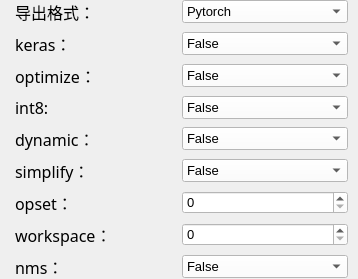
          <widget class="QWidget" name="scrollAreaWidgetContents_5">
           <property name="geometry">
            <rect>
             <x>0</x>
             <y>0</y>
             <width>358</width>
             <height>246</height>
            </rect>
           </property>
           <layout class="QGridLayout" name="gridLayout_21">
            <property name="leftMargin">
             <number>0</number>
            </property>
            <property name="topMargin">
             <number>0</number>
            </property>
            <property name="rightMargin">
             <number>0</number>
            </property>
            <property name="bottomMargin">
             <number>0</number>
            </property>
            <item row="1" column="0">
             <layout class="QGridLayout" name="gridLayout_22">
              <property name="leftMargin">
               <number>15</number>
              </property>
              <property name="rightMargin">
               <number>10</number>
              </property>
              <property name="horizontalSpacing">
               <number>2</number>
              </property>
              <property name="verticalSpacing">
               <number>8</number>
              </property>
              <item row="3" column="1">
               <widget class="QComboBox" name="Int8_cbb">
                <property name="font">
                 <font>
                  <family>Arial</family>
                  <pointsize>10</pointsize>
                 </font>
                </property>
                <property name="toolTip">
                 <string>&lt;html&gt;&lt;head/&gt;&lt;body&gt;&lt;p&gt;&lt;span style=&quot; font-size:10pt;&quot;&gt;False&lt;/span&gt;&lt;/p&gt;&lt;/body&gt;&lt;/html&gt;</string>
                </property>
                <property name="statusTip">
                 <string>bool</string>
                </property>
                <property name="styleSheet">
                 <string notr="true">background-color: rgb(255, 255, 255);</string>
                </property>
                <property name="duplicatesEnabled">
                 <bool>false</bool>
                </property>
                <item>
                 <property name="text">
                  <string>False</string>
                 </property>
                </item>
                <item>
                 <property name="text">
                  <string>True</string>
                 </property>
                </item>
               </widget>
              </item>
              <item row="0" column="0">
               <widget class="QLabel" name="l64">
                <property name="font">
                 <font>
                  <family>幼圆</family>
                  <pointsize>12</pointsize>
                 </font>
                </property>
                <property name="toolTip">
                 <string>&lt;html&gt;&lt;head/&gt;&lt;body&gt;&lt;p&gt;format：导出模型的格式，详情可见https://docs.ultralytics.com/modes/export/#export-formats&lt;/p&gt;&lt;/body&gt;&lt;/html&gt;</string>
                </property>
                <property name="statusTip">
                 <string/>
                </property>
                <property name="text">
                 <string>导出格式：</string>
                </property>
               </widget>
              </item>
              <item row="6" column="0">
               <widget class="QLabel" name="l70">
                <property name="font">
                 <font>
                  <family>幼圆</family>
                  <pointsize>12</pointsize>
                 </font>
                </property>
                <property name="toolTip">
                 <string>&lt;html&gt;&lt;head/&gt;&lt;body&gt;&lt;p&gt;opset：(ONNX)opset version&lt;/p&gt;&lt;/body&gt;&lt;/html&gt;</string>
                </property>
                <property name="statusTip">
                 <string/>
                </property>
                <property name="text">
                 <string>opset：</string>
                </property>
               </widget>
              </item>
              <item row="4" column="1">
               <widget class="QComboBox" name="Dynamic_cbb">
                <property name="font">
                 <font>
                  <family>Arial</family>
                  <pointsize>10</pointsize>
                 </font>
                </property>
                <property name="toolTip">
                 <string>&lt;html&gt;&lt;head/&gt;&lt;body&gt;&lt;p&gt;&lt;span style=&quot; font-size:10pt;&quot;&gt;False&lt;/span&gt;&lt;/p&gt;&lt;/body&gt;&lt;/html&gt;</string>
                </property>
                <property name="statusTip">
                 <string>bool</string>
                </property>
                <property name="styleSheet">
                 <string notr="true">background-color: rgb(255, 255, 255);</string>
                </property>
                <property name="duplicatesEnabled">
                 <bool>false</bool>
                </property>
                <item>
                 <property name="text">
                  <string>False</string>
                 </property>
                </item>
                <item>
                 <property name="text">
                  <string>True</string>
                 </property>
                </item>
               </widget>
              </item>
              <item row="0" column="1">
               <widget class="QComboBox" name="Format_cbb">
                <property name="font">
                 <font>
                  <family>Arial</family>
                  <pointsize>10</pointsize>
                 </font>
                </property>
                <property name="toolTip">
                 <string>&lt;html&gt;&lt;head/&gt;&lt;body&gt;&lt;p&gt;&lt;span style=&quot; font-size:10pt;&quot;&gt;True&lt;/span&gt;&lt;/p&gt;&lt;/body&gt;&lt;/html&gt;</string>
                </property>
                <property name="statusTip">
                 <string>bool</string>
                </property>
                <property name="styleSheet">
                 <string notr="true">background-color: rgb(255, 255, 255);</string>
                </property>
                <property name="duplicatesEnabled">
                 <bool>false</bool>
                </property>
                <item>
                 <property name="text">
                  <string>Pytorch</string>
                 </property>
                </item>
                <item>
                 <property name="text">
                  <string>TorchScript</string>
                 </property>
                </item>
                <item>
                 <property name="text">
                  <string>ONNX</string>
                 </property>
                </item>
                <item>
                 <property name="text">
                  <string>OpenVINO</string>
                 </property>
                </item>
                <item>
                 <property name="text">
                  <string>TensorRT</string>
                 </property>
                </item>
                <item>
                 <property name="text">
                  <string>CoreML</string>
                 </property>
                </item>
                <item>
                 <property name="text">
                  <string>TensorFlow SaveModel</string>
                 </property>
                </item>
                <item>
                 <property name="text">
                  <string>TensorFlow GraphDef</string>
                 </property>
                </item>
                <item>
                 <property name="text">
                  <string>TensorFlow Lite</string>
                 </property>
                </item>
                <item>
                 <property name="text">
                  <string>TensorFlow Edge TPU</string>
                 </property>
                </item>
                <item>
                 <property name="text">
                  <string>TensorFlow.js</string>
                 </property>
                </item>
                <item>
                 <property name="text">
                  <string>PaddlePaddle</string>
                 </property>
                </item>
                <item>
                 <property name="text">
                  <string>ncnn</string>
                 </property>
                </item>
               </widget>
              </item>
              <item row="8" column="1">
               <widget class="QComboBox" name="Nms_cbb">
                <property name="font">
                 <font>
                  <family>Arial</family>
                  <pointsize>10</pointsize>
                 </font>
                </property>
                <property name="toolTip">
                 <string>&lt;html&gt;&lt;head/&gt;&lt;body&gt;&lt;p&gt;False&lt;/p&gt;&lt;/body&gt;&lt;/html&gt;</string>
                </property>
                <property name="statusTip">
                 <string>bool</string>
                </property>
                <property name="styleSheet">
                 <string notr="true">background-color: rgb(255, 255, 255);</string>
                </property>
                <property name="duplicatesEnabled">
                 <bool>false</bool>
                </property>
                <item>
                 <property name="text">
                  <string>False</string>
                 </property>
                </item>
                <item>
                 <property name="text">
                  <string>True</string>
                 </property>
                </item>
               </widget>
              </item>
              <item row="7" column="0">
               <widget class="QLabel" name="l71">
                <property name="font">
                 <font>
                  <family>幼圆</family>
                  <pointsize>12</pointsize>
                 </font>
                </property>
                <property name="toolTip">
                 <string>&lt;html&gt;&lt;head/&gt;&lt;body&gt;&lt;p&gt;workspace：(TensorRT)workspace size (GB)&lt;/p&gt;&lt;/body&gt;&lt;/html&gt;</string>
                </property>
                <property name="statusTip">
                 <string/>
                </property>
                <property name="text">
                 <string>workspace：</string>
                </property>
               </widget>
              </item>
              <item row="7" column="1">
               <widget class="QSpinBox" name="Workspace_sb">
                <property name="font">
                 <font>
                  <family>Arial</family>
                  <pointsize>10</pointsize>
                 </font>
                </property>
                <property name="toolTip">
                 <string>4</string>
                </property>
                <property name="statusTip">
                 <string>int</string>
                </property>
                <property name="styleSheet">
                 <string notr="true">background-color: rgb(255, 255, 255);</string>
                </property>
                <property name="maximum">
                 <number>10000</number>
                </property>
                <property name="singleStep">
                 <number>0</number>
                </property>
               </widget>
              </item>
              <item row="1" column="0">
               <widget class="QLabel" name="l65">
                <property name="font">
                 <font>
                  <family>幼圆</family>
                  <pointsize>12</pointsize>
                 </font>
                </property>
                <property name="toolTip">
                 <string>&lt;html&gt;&lt;head/&gt;&lt;body&gt;&lt;p&gt;keras：&lt;/p&gt;&lt;/body&gt;&lt;/html&gt;</string>
                </property>
                <property name="statusTip">
                 <string/>
                </property>
                <property name="text">
                 <string>keras：</string>
                </property>
               </widget>
              </item>
              <item row="4" column="0">
               <widget class="QLabel" name="l68">
                <property name="font">
                 <font>
                  <family>幼圆</family>
                  <pointsize>12</pointsize>
                 </font>
                </property>
                <property name="toolTip">
                 <string>&lt;html&gt;&lt;head/&gt;&lt;body&gt;&lt;p&gt;dynamic：(ONNX/TF/TensorRT)dynamic axes&lt;/p&gt;&lt;/body&gt;&lt;/html&gt;</string>
                </property>
                <property name="statusTip">
                 <string/>
                </property>
                <property name="text">
                 <string>dynamic：</string>
                </property>
               </widget>
              </item>
              <item row="2" column="1">
               <widget class="QComboBox" name="Optimize_cbb">
                <property name="font">
                 <font>
                  <family>Arial</family>
                  <pointsize>10</pointsize>
                 </font>
                </property>
                <property name="toolTip">
                 <string>&lt;html&gt;&lt;head/&gt;&lt;body&gt;&lt;p&gt;&lt;span style=&quot; font-size:10pt;&quot;&gt;False&lt;/span&gt;&lt;/p&gt;&lt;/body&gt;&lt;/html&gt;</string>
                </property>
                <property name="statusTip">
                 <string>bool</string>
                </property>
                <property name="styleSheet">
                 <string notr="true">background-color: rgb(255, 255, 255);</string>
                </property>
                <property name="duplicatesEnabled">
                 <bool>false</bool>
                </property>
                <item>
                 <property name="text">
                  <string>False</string>
                 </property>
                </item>
                <item>
                 <property name="text">
                  <string>True</string>
                 </property>
                </item>
               </widget>
              </item>
              <item row="5" column="1">
               <widget class="QComboBox" name="Simplify_cbb">
                <property name="font">
                 <font>
                  <family>Arial</family>
                  <pointsize>10</pointsize>
                 </font>
                </property>
                <property name="toolTip">
                 <string>&lt;html&gt;&lt;head/&gt;&lt;body&gt;&lt;p&gt;&lt;span style=&quot; font-size:10pt;&quot;&gt;False&lt;/span&gt;&lt;/p&gt;&lt;/body&gt;&lt;/html&gt;</string>
                </property>
                <property name="statusTip">
                 <string>bool</string>
                </property>
                <property name="styleSheet">
                 <string notr="true">background-color: rgb(255, 255, 255);</string>
                </property>
                <property name="duplicatesEnabled">
                 <bool>false</bool>
                </property>
                <item>
                 <property name="text">
                  <string>False</string>
                 </property>
                </item>
                <item>
                 <property name="text">
                  <string>True</string>
                 </property>
                </item>
               </widget>
              </item>
              <item row="5" column="0">
               <widget class="QLabel" name="l69">
                <property name="font">
                 <font>
                  <family>幼圆</family>
                  <pointsize>12</pointsize>
                 </font>
                </property>
                <property name="toolTip">
                 <string>&lt;html&gt;&lt;head/&gt;&lt;body&gt;&lt;p&gt;simplify：(ONNX)simplify model&lt;/p&gt;&lt;/body&gt;&lt;/html&gt;</string>
                </property>
                <property name="statusTip">
                 <string/>
                </property>
                <property name="text">
                 <string>simplify：</string>
                </property>
               </widget>
              </item>
              <item row="8" column="0">
               <widget class="QLabel" name="l72">
                <property name="font">
                 <font>
                  <family>幼圆</family>
                  <pointsize>12</pointsize>
                 </font>
                </property>
                <property name="toolTip">
                 <string>&lt;html&gt;&lt;head/&gt;&lt;body&gt;&lt;p&gt;nms：(CoreML)add NMS&lt;/p&gt;&lt;/body&gt;&lt;/html&gt;</string>
                </property>
                <property name="statusTip">
                 <string/>
                </property>
                <property name="text">
                 <string>nms：</string>
                </property>
               </widget>
              </item>
              <item row="6" column="1">
               <widget class="QSpinBox" name="Opset_sb">
                <property name="font">
                 <font>
                  <family>Arial</family>
                  <pointsize>10</pointsize>
                 </font>
                </property>
                <property name="toolTip">
                 <string/>
                </property>
                <property name="statusTip">
                 <string>int,optional</string>
                </property>
                <property name="styleSheet">
                 <string notr="true">background-color: rgb(255, 255, 255);</string>
                </property>
                <property name="maximum">
                 <number>10000</number>
                </property>
                <property name="singleStep">
                 <number>0</number>
                </property>
               </widget>
              </item>
              <item row="1" column="1">
               <widget class="QComboBox" name="Keras_cbb">
                <property name="font">
                 <font>
                  <family>Arial</family>
                  <pointsize>10</pointsize>
                 </font>
                </property>
                <property name="toolTip">
                 <string>&lt;html&gt;&lt;head/&gt;&lt;body&gt;&lt;p&gt;&lt;span style=&quot; font-size:10pt;&quot;&gt;False&lt;/span&gt;&lt;/p&gt;&lt;/body&gt;&lt;/html&gt;</string>
                </property>
                <property name="statusTip">
                 <string>bool</string>
                </property>
                <property name="styleSheet">
                 <string notr="true">background-color: rgb(255, 255, 255);</string>
                </property>
                <property name="duplicatesEnabled">
                 <bool>false</bool>
                </property>
                <item>
                 <property name="text">
                  <string>False</string>
                 </property>
                </item>
                <item>
                 <property name="text">
                  <string>True</string>
                 </property>
                </item>
               </widget>
              </item>
              <item row="2" column="0">
               <widget class="QLabel" name="l66">
                <property name="font">
                 <font>
                  <family>幼圆</family>
                  <pointsize>12</pointsize>
                 </font>
                </property>
                <property name="toolTip">
                 <string>&lt;html&gt;&lt;head/&gt;&lt;body&gt;&lt;p&gt;optimize：optimize for mobile&lt;/p&gt;&lt;/body&gt;&lt;/html&gt;</string>
                </property>
                <property name="statusTip">
                 <string/>
                </property>
                <property name="text">
                 <string>optimize：</string>
                </property>
               </widget>
              </item>
              <item row="3" column="0">
               <widget class="QLabel" name="l67">
                <property name="font">
                 <font>
                  <family>幼圆</family>
                  <pointsize>12</pointsize>
                 </font>
                </property>
                <property name="toolTip">
                 <string>&lt;html&gt;&lt;head/&gt;&lt;body&gt;&lt;p&gt;int8：Core ML/TF INT8 quantization&lt;/p&gt;&lt;/body&gt;&lt;/html&gt;</string>
                </property>
                <property name="statusTip">
                 <string/>
                </property>
                <property name="text">
                 <string>int8:</string>
                </property>
               </widget>
              </item>
             </layout>
            </item>
           </layout>
          </widget>
